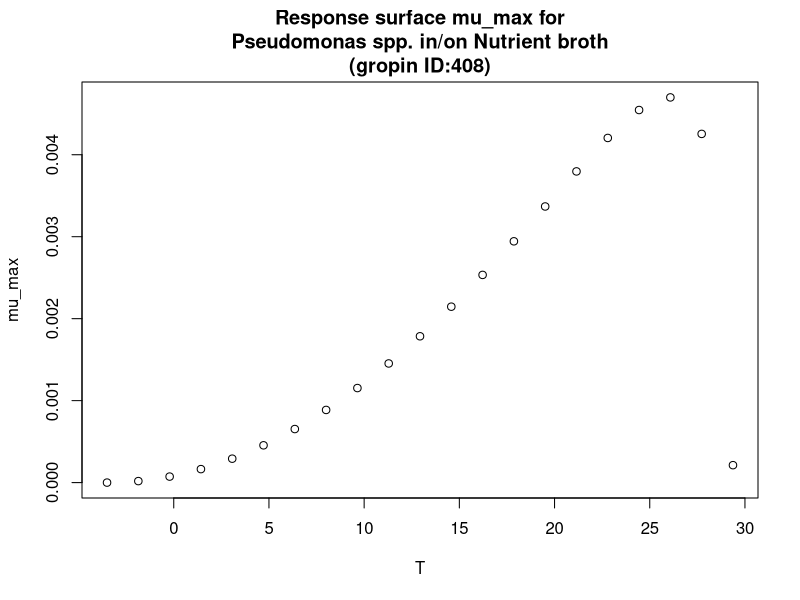

R code for this plot:
#############################
# start of Parameter script
#############################
T <- seq(-3.5035,29.3706293706294,length.out=21)
#############################
# end of Parameter script
#############################
############################# 
# start of Model script Gropin ID 408 
#############################
 
# constant coefficients for this model
 
variables <- data.frame(T)
argumentsPar <- expand.grid(variables)
 
# heart of the model
response_surface <- function(T) {
   mumax <-(4.7*(10^-3)*(T-29.4)*((T+3.5)^2))/((26+3.5)*((26+3.5)*(T-26)-(26-29.4)*(26-3.5-2*T)))

return(mumax=mumax)
} 

# output parameters
mumax <- cbind(argumentsPar,response_surface(argumentsPar['T']))
colnames(mumax) <- c(colnames(argumentsPar),'mumax')
#############################
# End of Model script
#############################
############################# 
# start of Visualisation script Gropin ID 408 
#############################
plot(T,mumax$mumax,
                          xlab='T',
                          ylab='mu_max',main='Response surface mu_max for
Pseudomonas spp. in/on Nutrient broth
(gropin ID:408)')
#############################
# End of Visualisation script
#############################
